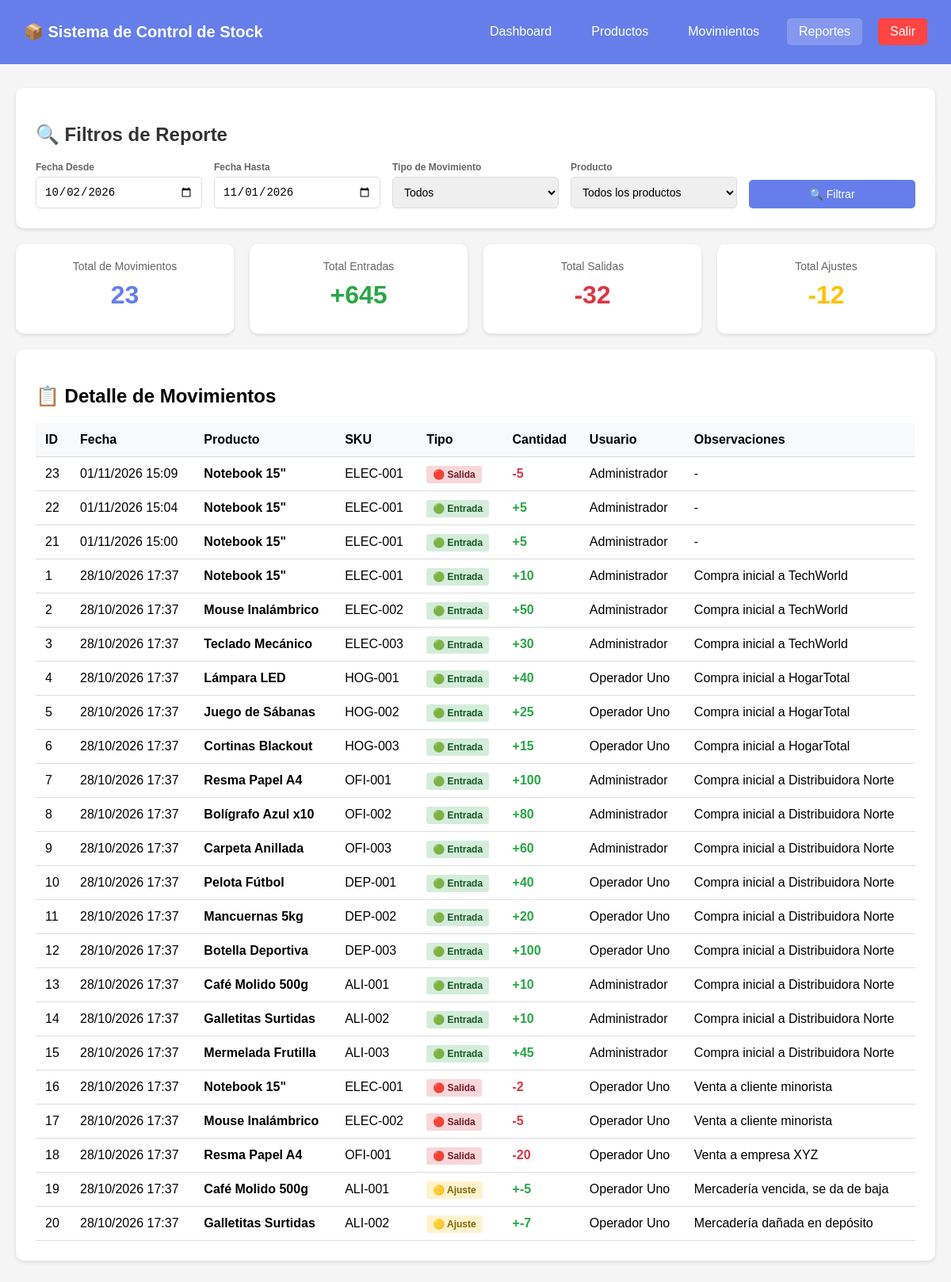
The page /reports.php (signed in) on the database its author committed.
### tables this page shows
CREATE TABLE `movimientos` (
  `id` int(11) NOT NULL,
  `id_producto` int(11) NOT NULL,
  `id_usuario` int(11) NOT NULL,
  `tipo` enum('entrada','salida','ajuste') NOT NULL,
  `cantidad` int(11) NOT NULL,
  `fecha` datetime DEFAULT current_timestamp(),
  `observaciones` text DEFAULT NULL
);

CREATE TABLE `productos` (
  `id` int(11) NOT NULL,
  `sku` varchar(50) NOT NULL,
  `nombre` varchar(100) NOT NULL,
  `descripcion` text DEFAULT NULL,
  `id_categoria` int(11) NOT NULL,
  `id_proveedor` int(11) NOT NULL,
  `precio_compra` decimal(10,2) NOT NULL,
  `precio_venta` decimal(10,2) NOT NULL,
  `stock` int(11) NOT NULL DEFAULT 0,
  `stock_minimo` int(11) NOT NULL DEFAULT 5,
  `activo` tinyint(1) DEFAULT 1,
  `fecha_alta` timestamp NULL DEFAULT current_timestamp()
);

CREATE TABLE `usuarios` (
  `id` int(11) NOT NULL,
  `nombre` varchar(100) NOT NULL,
  `email` varchar(100) NOT NULL,
  `password` varchar(255) NOT NULL,
  `rol` enum('admin','operador') NOT NULL DEFAULT 'operador',
  `activo` tinyint(1) DEFAULT 1,
  `creado_en` timestamp NULL DEFAULT current_timestamp()
);

### reports.php (called while the page is built, shortened)
<?php
require_once 'config/database.php';
require_once 'models/MovementModel.php';
$movementModel = new MovementModel();
$filters = [
    'fecha_desde' => date('Y-m-d', strtotime('-30 days')),
    'fecha_hasta' => date('Y-m-d'),
    'tipo' => 'todos',
    'id_producto' => '',
    'id_usuario' => ''
];
$movimientos = $movementModel->getFiltered($filters);
$resumen = $movementModel->getSummary($filters);
require_once 'views/pages/reports.php';
?>

### models/MovementModel.php (called while the page is built, shortened)
<?php
require_once __DIR__ . '/../config/database.php';
class MovementModel {
    private $conn;
    public function __construct() {
        $db = new Database();
        $this->conn = $db->getConnection();
    }
    public function getFiltered($filters = []) {
        $sql = "
            SELECT m.*, p.nombre as producto, p.sku, u.nombre as usuario
            FROM movimientos m
            LEFT JOIN productos p ON m.id_producto = p.id
            LEFT JOIN usuarios u ON m.id_usuario = u.id
            WHERE 1=1
        ";
        $params = [];
        if (!empty($filters['fecha_desde'])) {
            $sql .= " AND m.fecha >= ?";
            $params[] = $filters['fecha_desde'] . ' 00:00:00';
        }
        if (!empty($filters['fecha_hasta'])) {
            $sql .= " AND m.fecha <= ?";
            $params[] = $filters['fecha_hasta'] . ' 23:59:59';
        }
        $sql .= " ORDER BY m.fecha DESC";
        $stmt = $this->conn->prepare($sql);
        $stmt->execute($params);
        return $stmt->fetchAll();
    }
    public function getSummary($filters = []) {
        $sql = "
            SELECT
                COUNT(*) as total_movimientos,
                SUM(CASE WHEN tipo = 'entrada' THEN cantidad ELSE 0 END) as total_entradas,
                SUM(CASE WHEN tipo = 'salida' THEN cantidad ELSE 0 END) as total_salidas,
                SUM(CASE WHEN tipo = 'ajuste' THEN cantidad ELSE 0 END) as total_ajustes
            FROM movimientos
            WHERE 1=1
        ";
        $params = [];
        if (!empty($filters['fecha_desde'])) {
            $sql .= " AND fecha >= ?";
            $params[] = $filters['fecha_desde'] . ' 00:00:00';
        }
        if (!empty($filters['fecha_hasta'])) {
            $sql .= " AND fecha <= ?";
            $params[] = $filters['fecha_hasta'] . ' 23:59:59';
        }
        $stmt = $this->conn->prepare($sql);
        $stmt->execute($params);
        return $stmt->fetch();
    }
}
?>

### config/database.php (called while the page is built, shortened)
<?php
class Database {
    private $host = 'localhost';
    private $db_name = 'sistemas_stock';
    private $username = 'root';
    private $password = '';
    public function getConnection() {
        $this->conn = null;
        try {
            $this->conn = new PDO(
                "mysql:host=" . $this->host . ";dbname=" . $this->db_name . ";charset=utf8mb4",
                $this->username,
                $this->password
            );
            $this->conn->setAttribute(PDO::ATTR_ERRMODE, PDO::ERRMODE_EXCEPTION);
            $this->conn->setAttribute(PDO::ATTR_DEFAULT_FETCH_MODE, PDO::FETCH_ASSOC);
            $this->conn->setAttribute(PDO::ATTR_EMULATE_PREPARES, false);
        } catch(PDOException $e) {
            echo "Error de conexión: " . $e->getMessage();
        }
        return $this->conn;
    }
}
?>

### views/pages/reports.php (the view, shortened to what this page needs)
<!DOCTYPE html>
<html lang="es">
<head>
</head>
<body>
    <div class="navbar">
        <h1>📦 Sistema de Control de Stock</h1>
        <div class="nav-links">
            <a href="/tp_stock/dashboard.php">Dashboard</a>
            <a href="/tp_stock/products.php">Productos</a>
            <a href="/tp_stock/movements.php">Movimientos</a>
            <a href="/tp_stock/reports.php" class="active">Reportes</a>
            <a href="/tp_stock/logout.php" style="background: #ff4444;">Salir</a>
        </div>
    </div>
    <div class="container">
        <div class="filter-section">
            <h2>🔍 Filtros de Reporte</h2>
            <form method="POST" class="filter-form">
                <div class="form-group">
                    <label>Fecha Desde</label>
                    <input type="date" name="fecha_desde" value="<?= htmlspecialchars($filters['fecha_desde']) ?>">
                </div>
                <div class="form-group">
                    <label>Fecha Hasta</label>
                    <input type="date" name="fecha_hasta" value="<?= htmlspecialchars($filters['fecha_hasta']) ?>">
                </div>
                <div class="form-group">
                    <label>Tipo de Movimiento</label>
                    <select name="tipo">
                        <option value="todos" <?= $filters['tipo'] === 'todos' ? 'selected' : '' ?>>Todos</option>
                    </select>
                </div>
                <div class="form-group">
                    <label>Producto</label>
                    <select name="id_producto">
                        <option value="">Todos los productos</option>
                    </select>
                </div>
                <div class="form-group" style="justify-content: flex-end;">
                    <button type="submit" class="btn btn-primary">🔍 Filtrar</button>
                </div>
            </form>
        </div>
        <div class="stats-grid">
            <div class="stat-card total">
                <p>Total de Movimientos</p>
                <h3><?= $resumen['total_movimientos'] ?></h3>
            </div>
            <div class="stat-card entradas">
                <p>Total Entradas</p>
                <h3>+<?= $resumen['total_entradas'] ?: 0 ?></h3>
            </div>
            <div class="stat-card salidas">
                <p>Total Salidas</p>
                <h3>-<?= $resumen['total_salidas'] ?: 0 ?></h3>
            </div>
            <div class="stat-card ajustes">
                <p>Total Ajustes</p>
                <h3><?= $resumen['total_ajustes'] ?: 0 ?></h3>
            </div>
        </div>
        <div class="table-container">
            <h2 style="margin-bottom: 20px;">📋 Detalle de Movimientos</h2>
            <?php if (count($movimientos) > 0): ?>
            <table>
                <thead>
                    <tr>
                        <th>ID</th>
                        <th>Fecha</th>
                        <th>Producto</th>
                        <th>SKU</th>
                        <th>Tipo</th>
                        <th>Cantidad</th>
                        <th>Usuario</th>
                        <th>Observaciones</th>
                    </tr>
                </thead>
                <tbody>
                    <?php foreach ($movimientos as $mov): ?>
                    <tr>
                        <td><?= $mov['id'] ?></td>
                        <td><?= date('d/m/Y H:i', strtotime($mov['fecha'])) ?></td>
                        <td><strong><?= htmlspecialchars($mov['producto']) ?></strong></td>
                        <td><?= htmlspecialchars($mov['sku']) ?></td>
                        <td>
                            <?php
                            $badgeClass = '';
                            $tipoTexto = '';
                            if ($mov['tipo'] === 'entrada') {
                                $badgeClass = 'badge-entrada';
                                $tipoTexto = '🟢 Entrada';
                            } elseif ($mov['tipo'] === 'salida') {
                                $badgeClass = 'badge-salida';
                                $tipoTexto = '🔴 Salida';
                            } else {
                                $badgeClass = 'badge-ajuste';
                                $tipoTexto = '🟡 Ajuste';
                            }
                            ?>
                            <span class="badge <?= $badgeClass ?>"><?= $tipoTexto ?></span>
                        </td>
                        <td class="<?= $mov['tipo'] === 'salida' ? 'cantidad-negativa' : 'cantidad-positiva' ?>">
                            <?= $mov['tipo'] === 'salida' ? '-' : '+' ?><?= $mov['cantidad'] ?>
                        </td>
                        <td><?= htmlspecialchars($mov['usuario']) ?></td>
                        <td><?= htmlspecialchars($mov['observaciones'] ?: '-') ?></td>
                    </tr>
                    <?php endforeach; ?>
                </tbody>
            </table>
            <?php else: ?>
            <p style="text-align: center; color: #666; padding: 40px;">No se encontraron movimientos con los filtros seleccionados.</p>
            <?php endif; ?>
        </div>
    </div>
</body>
</html>

### views/pages/reports.php (style rules this page uses)
body { font-family: Arial, sans-serif; background: #f5f5f5; margin: 0; }
.navbar { background: #667eea; color: white; padding: 15px 30px; display: flex; justify-content: space-between; align-items: center; }
.navbar h1 { font-size: 20px; }
.nav-links { display: flex; gap: 20px; align-items: center; }
.nav-links a { color: white; text-decoration: none; padding: 8px 15px; border-radius: 5px; }
.nav-links a:hover, .nav-links a.active { background: rgba(255,255,255,0.2); }
.container { max-width: 1400px; margin: 30px auto; padding: 0 20px; }
.filter-section { background: white; padding: 25px; border-radius: 10px; box-shadow: 0 2px 5px rgba(0,0,0,0.1); margin-bottom: 20px; }
.filter-section h2 { margin-bottom: 20px; color: #333; }
.filter-form { display: grid; grid-template-columns: repeat(auto-fit, minmax(200px, 1fr)); gap: 15px; }
.form-group { display: flex; flex-direction: column; }
.form-group label { font-size: 12px; font-weight: bold; color: #666; margin-bottom: 5px; }
.form-group input, .form-group select { padding: 10px; border: 1px solid #ddd; border-radius: 5px; font-size: 14px; }
.btn { padding: 10px 20px; border: none; border-radius: 5px; cursor: pointer; font-size: 14px; text-decoration: none; display: inline-block; }
.btn-primary { background: #667eea; color: white; }
.stats-grid { display: grid; grid-template-columns: repeat(auto-fit, minmax(200px, 1fr)); gap: 20px; margin-bottom: 20px; }
.stat-card { background: white; padding: 20px; border-radius: 10px; box-shadow: 0 2px 5px rgba(0,0,0,0.1); text-align: center; }
.stat-card h3 { font-size: 32px; margin: 10px 0; }
.stat-card.entradas h3 { color: #28a745; }
.stat-card.salidas h3 { color: #dc3545; }
.stat-card.ajustes h3 { color: #ffc107; }
.stat-card.total h3 { color: #667eea; }
.stat-card p { color: #666; font-size: 14px; margin: 0; }
.table-container { background: white; padding: 25px; border-radius: 10px; box-shadow: 0 2px 5px rgba(0,0,0,0.1); overflow-x: auto; }
table { width: 100%; border-collapse: collapse; }
th, td { padding: 12px; text-align: left; border-bottom: 1px solid #ddd; }
th { background: #f8f9fa; font-weight: bold; }
.badge { padding: 4px 8px; border-radius: 3px; font-size: 12px; font-weight: bold; }
.badge-entrada { background: #d4edda; color: #155724; }
.badge-salida { background: #f8d7da; color: #721c24; }
.badge-ajuste { background: #fff3cd; color: #856404; }
.cantidad-positiva { color: #28a745; font-weight: bold; }
.cantidad-negativa { color: #dc3545; font-weight: bold; }

### rows shown on the page
movimientos: id "23", fecha "01/11/2026 15:09", id_producto.nombre "Notebook 15\"", id_producto.sku "ELEC-001", tipo "🔴 Salida", cantidad "5", id_usuario.nombre "Administrador", observaciones "-"
movimientos: id "22", fecha "01/11/2026 15:04", id_producto.nombre "Notebook 15\"", id_producto.sku "ELEC-001", tipo "🟢 Entrada", cantidad "5", id_usuario.nombre "Administrador", observaciones "-"
movimientos: id "21", fecha "01/11/2026 15:00", id_producto.nombre "Notebook 15\"", id_producto.sku "ELEC-001", tipo "🟢 Entrada", cantidad "5", id_usuario.nombre "Administrador", observaciones "-"
movimientos: id "1", fecha "28/10/2026 17:37", id_producto.nombre "Notebook 15\"", id_producto.sku "ELEC-001", tipo "🟢 Entrada", cantidad "10", id_usuario.nombre "Administrador", observaciones "Compra inicial a TechWorld"
movimientos: id "2", fecha "28/10/2026 17:37", id_producto.nombre "Mouse Inalámbrico", id_producto.sku "ELEC-002", tipo "🟢 Entrada", cantidad "50", id_usuario.nombre "Administrador", observaciones "Compra inicial a TechWorld"
movimientos: id "3", fecha "28/10/2026 17:37", id_producto.nombre "Teclado Mecánico", id_producto.sku "ELEC-003", tipo "🟢 Entrada", cantidad "30", id_usuario.nombre "Administrador", observaciones "Compra inicial a TechWorld"
movimientos: id "4", fecha "28/10/2026 17:37", id_producto.nombre "Lámpara LED", id_producto.sku "HOG-001", tipo "🟢 Entrada", cantidad "40", id_usuario.nombre "Operador Uno", observaciones "Compra inicial a HogarTotal"
movimientos: id "5", fecha "28/10/2026 17:37", id_producto.nombre "Juego de Sábanas", id_producto.sku "HOG-002", tipo "🟢 Entrada", cantidad "25", id_usuario.nombre "Operador Uno", observaciones "Compra inicial a HogarTotal"
movimientos: id "6", fecha "28/10/2026 17:37", id_producto.nombre "Cortinas Blackout", id_producto.sku "HOG-003", tipo "🟢 Entrada", cantidad "15", id_usuario.nombre "Operador Uno", observaciones "Compra inicial a HogarTotal"
movimientos: id "7", fecha "28/10/2026 17:37", id_producto.nombre "Resma Papel A4", id_producto.sku "OFI-001", tipo "🟢 Entrada", cantidad "100", id_usuario.nombre "Administrador", observaciones "Compra inicial a Distribuidora Norte"
movimientos: id "8", fecha "28/10/2026 17:37", id_producto.nombre "Bolígrafo Azul x10", id_producto.sku "OFI-002", tipo "🟢 Entrada", cantidad "80", id_usuario.nombre "Administrador", observaciones "Compra inicial a Distribuidora Norte"
movimientos: id "9", fecha "28/10/2026 17:37", id_producto.nombre "Carpeta Anillada", id_producto.sku "OFI-003", tipo "🟢 Entrada", cantidad "60", id_usuario.nombre "Administrador", observaciones "Compra inicial a Distribuidora Norte"
movimientos: id "10", fecha "28/10/2026 17:37", id_producto.nombre "Pelota Fútbol", id_producto.sku "DEP-001", tipo "🟢 Entrada", cantidad "40", id_usuario.nombre "Operador Uno", observaciones "Compra inicial a Distribuidora Norte"
movimientos: id "11", fecha "28/10/2026 17:37", id_producto.nombre "Mancuernas 5kg", id_producto.sku "DEP-002", tipo "🟢 Entrada", cantidad "20", id_usuario.nombre "Operador Uno", observaciones "Compra inicial a Distribuidora Norte"
movimientos: id "12", fecha "28/10/2026 17:37", id_producto.nombre "Botella Deportiva", id_producto.sku "DEP-003", tipo "🟢 Entrada", cantidad "100", id_usuario.nombre "Operador Uno", observaciones "Compra inicial a Distribuidora Norte"
movimientos: id "13", fecha "28/10/2026 17:37", id_producto.nombre "Café Molido 500g", id_producto.sku "ALI-001", tipo "🟢 Entrada", cantidad "10", id_usuario.nombre "Administrador", observaciones "Compra inicial a Distribuidora Norte"
movimientos: id "14", fecha "28/10/2026 17:37", id_producto.nombre "Galletitas Surtidas", id_producto.sku "ALI-002", tipo "🟢 Entrada", cantidad "10", id_usuario.nombre "Administrador", observaciones "Compra inicial a Distribuidora Norte"
movimientos: id "15", fecha "28/10/2026 17:37", id_producto.nombre "Mermelada Frutilla", id_producto.sku "ALI-003", tipo "🟢 Entrada", cantidad "45", id_usuario.nombre "Administrador", observaciones "Compra inicial a Distribuidora Norte"
movimientos: id "16", fecha "28/10/2026 17:37", id_producto.nombre "Notebook 15\"", id_producto.sku "ELEC-001", tipo "🔴 Salida", cantidad "2", id_usuario.nombre "Operador Uno", observaciones "Venta a cliente minorista"
movimientos: id "17", fecha "28/10/2026 17:37", id_producto.nombre "Mouse Inalámbrico", id_producto.sku "ELEC-002", tipo "🔴 Salida", cantidad "5", id_usuario.nombre "Operador Uno", observaciones "Venta a cliente minorista"
movimientos: id "18", fecha "28/10/2026 17:37", id_producto.nombre "Resma Papel A4", id_producto.sku "OFI-001", tipo "🔴 Salida", cantidad "20", id_usuario.nombre "Operador Uno", observaciones "Venta a empresa XYZ"
movimientos: id "19", fecha "28/10/2026 17:37", id_producto.nombre "Café Molido 500g", id_producto.sku "ALI-001", tipo "🟡 Ajuste", cantidad "-5", id_usuario.nombre "Operador Uno", observaciones "Mercadería vencida, se da de baja"
movimientos: id "20", fecha "28/10/2026 17:37", id_producto.nombre "Galletitas Surtidas", id_producto.sku "ALI-002", tipo "🟡 Ajuste", cantidad "-7", id_usuario.nombre "Operador Uno", observaciones "Mercadería dañada en depósito"

### other values the page prints
$resumen['total_movimientos'] "23"
$resumen['total_entradas'] ?: 0 "645"
$resumen['total_salidas'] ?: 0 "32"
$resumen['total_ajustes'] ?: 0 "-12"
